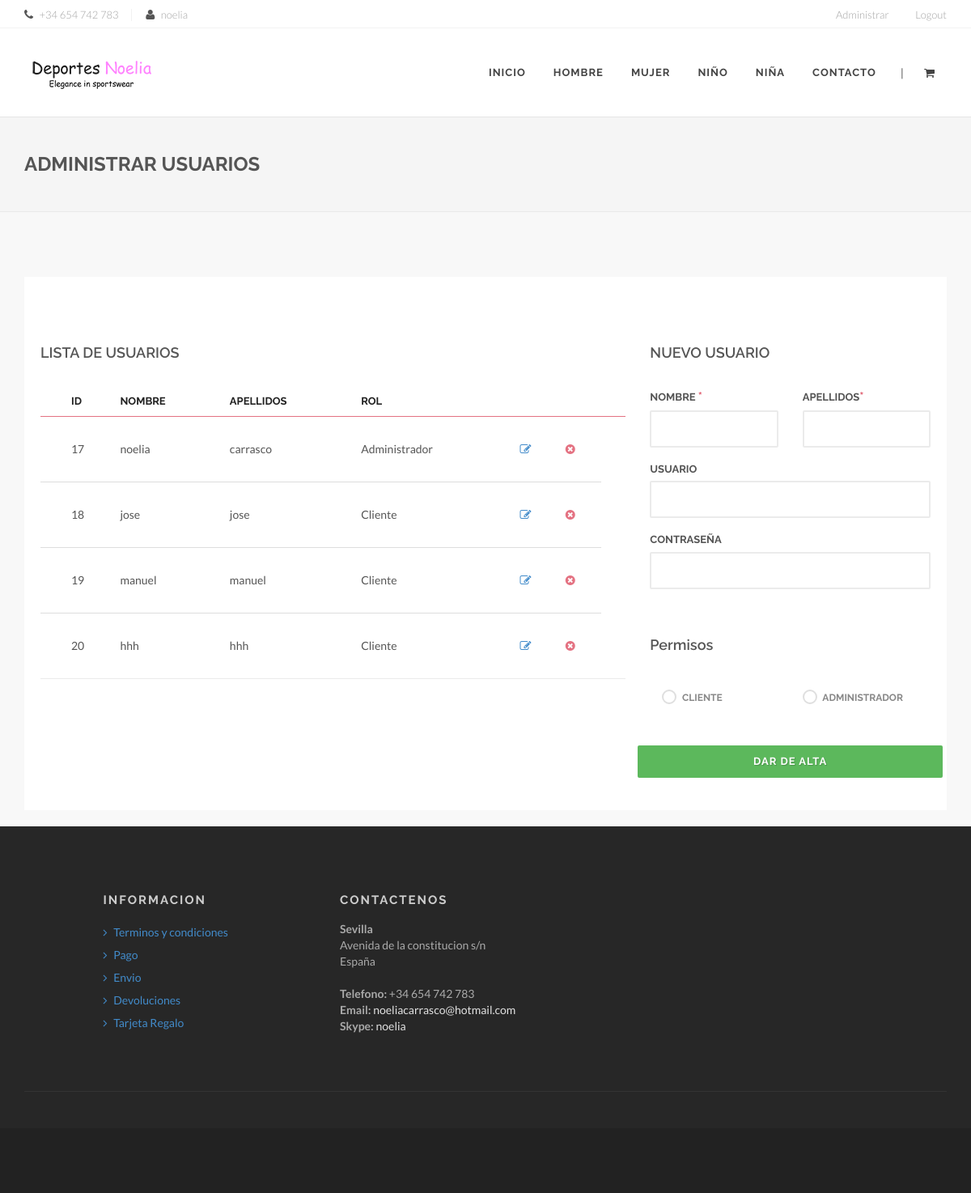
/administrarUsuarios.php (signed in), run on the app's committed database.
### tables this page shows
CREATE TABLE IF NOT EXISTS `usuarios` (
  `IDUSUARIO` int(11) NOT NULL AUTO_INCREMENT,
  `NOMBRE` varchar(25) NOT NULL,
  `APELLIDO` varchar(25) NOT NULL,
  `ROL` int(11) NOT NULL,
  `TIPO` varchar(20) NOT NULL,
  `USUARIO` varchar(25) NOT NULL,
  `PASSWORD` varchar(90) NOT NULL,
  PRIMARY KEY (`IDUSUARIO`)
);

### administrarUsuarios.php (the view, shortened to what this page needs)
<?PHP
include_once("./db_configuration.php");
	$mysqli = new mysqli($db_host, $db_user, $db_password, "deportes");
	$consulta = "SELECT * FROM usuarios ORDER BY IDUSUARIO";
	$usuarios = [];
	if ($resultado = $mysqli->query($consulta)) {
		if($resultado->num_rows > 0){
			while ( $fila = $resultado->fetch_assoc() ) {
				array_push($usuarios, $fila);
			}
		}
	}
?>
<!DOCTYPE html>
<html>
<head>
    <link rel="stylesheet" href="assets/css/bootstrap.css" type="text/css" />
    <link rel="stylesheet" href="assets/css/font-awesome.min.css" type="text/css" />
    <link rel="stylesheet" href="assets/css/animate.css" type="text/css" />
    <link rel="stylesheet" href="assets/js/vendor/flexslider/flexslider.css" type="text/css" />
    <link rel="stylesheet" href="assets/js/vendor/magnific/magnific-popup.css" type="text/css" />
    <link rel="stylesheet" href="assets/js/vendor/owl/assets/owl.carousel.css" type="text/css" />
    <link rel="stylesheet" href="assets/js/vendor/bootstrap-select/css/bootstrap-select.min.css" type="text/css" />
    <link rel="stylesheet" href="assets/js/vendor/range-slider/css/styles.css" type="text/css" />
    <link rel="stylesheet" href="assets/js/vendor/touchspin/jquery.bootstrap-touchspin.css" type="text/css" />
    <link rel="stylesheet" href="assets/js/vendor/starrr/starrr.css" type="text/css" />
    <link rel="stylesheet" type="text/css" href="assets/js/vendor/rs-plugin/css/settings.css" media="screen" />
    <link rel="stylesheet" href="assets/js/vendor/animsition/css/animsition.min.css">
    <link rel="stylesheet" href="assets/css/style.css" type="text/css" />
</head>
<body>
    <div id="wrapper" class="clearfix animsition">
       <nav id="add-navbar">
            <div class="container clearfix">
                <ul class="pull-right">
					<?PHP
						if((isset($_SESSION['IDUSUARIO']) && $_SESSION['IDUSUARIO'] != '') && (isset($_SESSION['rol']) && intval($_SESSION['rol']) == 2)){
					?>
					<li><a href="#">Administrar</a>
					</li>
					<?PHP
						}
					?>
					<?PHP
						if(!isset($_SESSION['IDUSUARIO'])){
					?>
                    <li><a href="login.php">Login</a></li>
					<?PHP
						}else{
					?>
                    <li><a href="disconnect.php">Logout</a></li>
					<?PHP
						}
					?>
                </ul>
                <ul class="divided">
                    <li><i class="fa fa-phone mr-5"></i> <span>+34 654 742 783</span></li>                    <li><i class="fa fa-user mr-5"></i> <span><?= $_SESSION['IDUSUARIO'] ?></span></li>
                </ul>
            </div>
        </nav>
        <header id="header" class="dark">
            <div id="header-wrap">
                <div class="container clearfix">
                    <div id="branding">
                        <a href="index.php" class="brand-normal"><img src="assets/images/logo-dark.png" alt="Minovate"></a>
                    </div>
					<nav id="main-navbar">
                       <ul>
                            <li><a href="index.php">Inicio</a></li>
                            <li><a href="#">Hombre</a>
                            </li>
                            <li><a href="#">Mujer</a>
                            </li>
                            <li><a href="#">Niño</a>
                            </li>
                            <li><a href="#">Niña</a>
                            </li>
                            <li><a href="contact.php">Contacto</a>
                            </li>
                        </ul>
                       <div id="shopping-cart">
                            <a href="#" id="shopping-cart-trigger"><i class="fa fa-shopping-cart"></i></a>
                        </div>
                        <div id="search-toggle"> <span class="divider">|</span></div>
                    </nav>
                </div>
            </div>
        </header>
         <section id="breadcrumbs" class="breadcrumbs">
            <div class="container clearfix">
                <h1>Administrar usuarios</h1>
        </section>
        <section id="content">
            <div class="content-wrap">
                <div class="container clearfix">
                    <div class="row">
                        <div class="col-md-12">
                            <div class="checkout">
                                <div class="row">
                                    <div class="col-md-8">
                                        <h4 class="mt-40">LISTA DE USUARIOS</h4>
										<div class="table-responsive">
											<table class="table myTable">
												<thead>
													<tr>
														<th></th>
														<th>ID</th>
														<th>NOMBRE</th>
														<th>APELLIDOS</th>
														<th>ROL</th>
														<th></th>
														<th></th>
														<th></th>
													</tr>
												</thead>
												<tbody>
												<?PHP
													foreach($usuarios as $usuario_lista){
												?>
													<tr>
														<td>
														</td>
														<td class="product">
															<?=$usuario_lista['IDUSUARIO']?>
														</td>
														<td class="product">
															<?=$usuario_lista['NOMBRE']?>
														</td>
														<td class="product">
															<?=$usuario_lista['APELLIDO']?>
														</td>
														<td class="product">
															<?=$usuario_lista['TIPO']?>
														</td>
														<td><a href="modificarUsuario.php?i=<?=$usuario_lista['IDUSUARIO']?>"><i class="fa fa-edit text-primary"></i></a></td>
														<td><a href="borrarUsuario.php?i=<?=$usuario_lista['IDUSUARIO']?>"><i class="fa fa-times-circle"></i></a></td>
													</tr>
												<?PHP
													}
												?>
												</tbody>
											</table>
										</div>
                                    </div>
                                    <div class="col-md-4">
                                        <h4 class="mt-40">NUEVO USUARIO</h4>
                                        <form action="altaUsuario.php" method="post">
                                            <div class="row">
                                                <div class="form-group col-sm-6">
                                                    <label for="nombre">Nombre <span class="text-lightred" style="font-size: 15px">*</span></label>
                                                    <input name="nombre" type="text" class="form-control myInput" id="nombre" required>
                                                </div>
                                                <div class="form-group col-sm-6">
                                                    <label for="apellido">Apellidos<span class="text-lightred" style="font-size: 15px">*</span></label>
                                                    <input name="apellido" type="text" class="form-control myInput" id="apellido" required>
                                                </div>
                                            </div>
                                            <div class="row">
                                                <div class="form-group col-sm-12">
                                                    <label for="usuario">Usuario</label>
                                                    <input name="usuario" type="text" class="form-control myInput" id="usuario">
                                                </div>
                                            </div>
                                            <div class="row">
                                                <div class="form-group col-sm-12">
                                                    <label for="password">Contraseña</label>
                                                    <input name="password" type="password" class="form-control myInput" id="password">
                                                </div>
                                            </div>
											<div class="row">
												<div class="col-md-12">
													<h4 class="mt-40">Permisos</h4>
														<div class="col-md-6">
															<label class="checkbox checkbox-custom mb-20">
																<input type="radio" name="admin" value="1"><i></i>
																<h6 class="text-bold text-uppercase m-0 inline">Cliente</h6>
															</label>
														</div>
														<div class="col-md-6">
															<label class="checkbox checkbox-custom mb-20">
																<input type="radio" name="admin" value="2"><i></i>
																<h6 class="text-bold text-uppercase m-0 inline">Administrador</h6>
															</label>
														</div>
												</div>
											</div>
											<div class="row">
												<button type="submit" class="myBtn myBtn-success myBtn-rounded" style="width:100%;margin-top:30px;">Dar de alta</button>
											</div>
                                        </form>
                                    </div>
                                </div>
                            </div>
                        </div>
                    </div>
                </div>
        <footer id="footer">
            <div class="footer-main">
                <div class="container">
                    <div class="row">
                        <div class="col-md-3 col-md-offset-1">
                            <div class="widget widget-menu mb-0">
                                <h4><strong>Informacion</strong></h4>
                                <ul class="list-unstyled">
                                    <li><a href="#"><i class="fa fa-angle-right"></i> Terminos y condiciones</a></li>
                                    <li><a href="#"><i class="fa fa-angle-right"></i> Pago</a></li>
                                    <li><a href="#"><i class="fa fa-angle-right"></i> Envio</a></li>
                                    <li><a href="#"><i class="fa fa-angle-right"></i> Devoluciones</a></li>
                                    <li><a href="#"><i class="fa fa-angle-right"></i> Tarjeta Regalo</a></li>
                                </ul>
                            </div>
                        </div>
                        <div class="col-md-4">
                            <div class="widget widget-contact mt-20-md">
                                <h4><strong>Contactenos</strong> </h4>
                                <address>
                                    <strong>Sevilla</strong><br>
                                    Avenida de la constitucion s/n<br>
                                    España<br/><br/>
                                    <strong>Telefono:</strong> +34 654 742 783<br>
                                    <strong>Email:</strong> <a href="noeliacarrasco@hotmail.com">noeliacarrasco@hotmail.com</a><br>
                                    <strong>Skype:</strong> <a href="#">noelia</a>
                                </address>
                            </div>
                        </div>
                    </div>
                    <div class="line"></div>
                </div>
            </div>
            <div class="footer-bottom">
            </div>
        </footer>
    </div>
</body>
</html>

### data on the page
usuarios: IDUSUARIO "17", NOMBRE "noelia", APELLIDO "carrasco", TIPO "Administrador"
usuarios: IDUSUARIO "18", NOMBRE "jose", APELLIDO "jose", TIPO "Cliente"
usuarios: IDUSUARIO "19", NOMBRE "manuel", APELLIDO "manuel", TIPO "Cliente"
usuarios: IDUSUARIO "20", NOMBRE "hhh", APELLIDO "hhh", TIPO "Cliente"

### other printed values
$_SESSION['IDUSUARIO'] "noelia"
